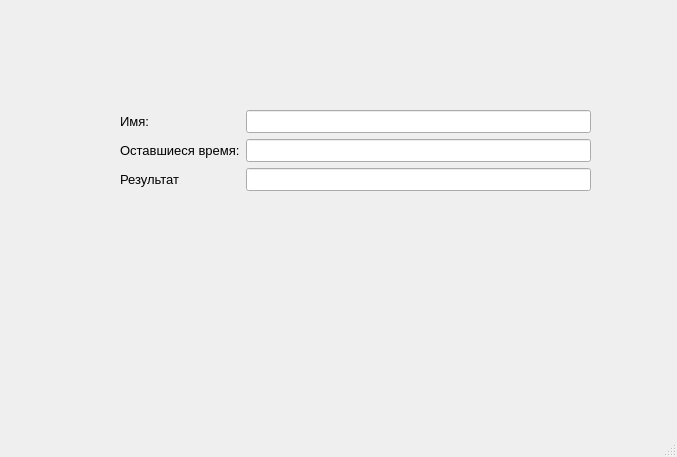
<?xml version="1.0" encoding="UTF-8"?>
<ui version="4.0">
 <class>resultwin</class>
 <widget class="QMainWindow" name="resultwin">
  <property name="geometry">
   <rect>
    <x>0</x>
    <y>0</y>
    <width>677</width>
    <height>457</height>
   </rect>
  </property>
  <property name="font">
   <font>
    <pointsize>10</pointsize>
   </font>
  </property>
  <property name="windowTitle">
   <string>Result</string>
  </property>
  <widget class="QWidget" name="centralwidget">
   <widget class="QWidget" name="formLayoutWidget">
    <property name="geometry">
     <rect>
      <x>120</x>
      <y>110</y>
      <width>471</width>
      <height>161</height>
     </rect>
    </property>
    <layout class="QFormLayout" name="formLayout">
     <item row="0" column="0">
      <widget class="QLabel" name="label">
       <property name="text">
        <string>Имя:</string>
       </property>
      </widget>
     </item>
     <item row="1" column="0">
      <widget class="QLabel" name="label_2">
       <property name="text">
        <string>Оставшиеся время:</string>
       </property>
      </widget>
     </item>
     <item row="2" column="0">
      <widget class="QLabel" name="label_3">
       <property name="text">
        <string>Результат</string>
       </property>
      </widget>
     </item>
     <item row="0" column="1">
      <widget class="QLineEdit" name="lineEdit"/>
     </item>
     <item row="1" column="1">
      <widget class="QLineEdit" name="lineEdit_2">
       <property name="font">
        <font>
         <pointsize>10</pointsize>
        </font>
       </property>
      </widget>
     </item>
     <item row="2" column="1">
      <widget class="QLineEdit" name="lineEdit_3">
       <property name="font">
        <font>
         <pointsize>10</pointsize>
        </font>
       </property>
      </widget>
     </item>
    </layout>
   </widget>
  </widget>
  <widget class="QMenuBar" name="menubar">
   <property name="geometry">
    <rect>
     <x>0</x>
     <y>0</y>
     <width>677</width>
     <height>29</height>
    </rect>
   </property>
  </widget>
  <widget class="QStatusBar" name="statusbar"/>
 </widget>
 <resources/>
 <connections/>
</ui>
